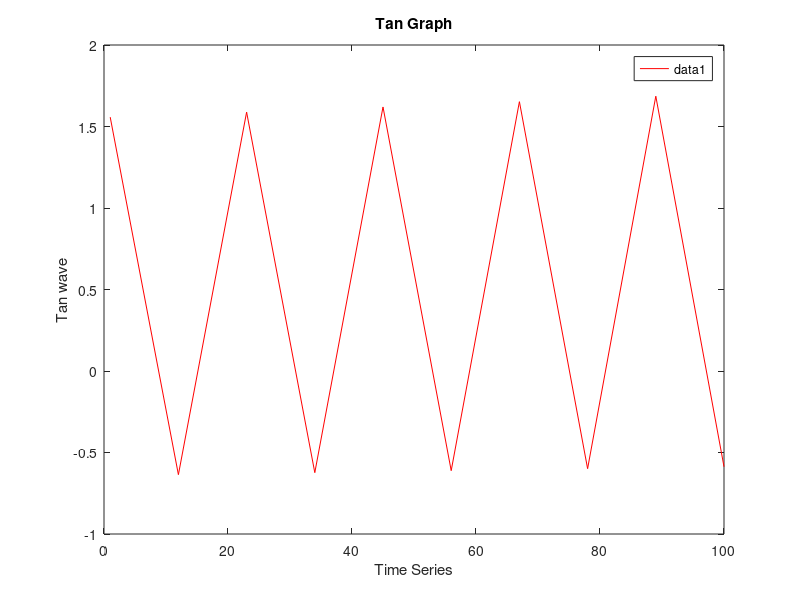

Reproduce this figure in MATLAB.
close all;
clear;
x=linspace(1,100,10);
t=tan(x);

% Create figure
figure1 = figure('WindowState','maximized');

% Create axes
axes1 = axes('Parent',figure1);
hold(axes1,'on');

% Create plot
plot(x,t,'r');

% plot(x,y,'LineStyle','-','Linewidth',4,'Color',[1 1 0],'Marker','d',...
%     'MarkerEdgeColor','r','MarkerFaceColor',[0 0 0],'MarkerSize',8);

% Create ylabel
ylabel({'Tan wave'});

% Create xlabel
xlabel({'Time Series'});

% Create title
title({'Tan Graph'});

box(axes1,'on');
hold(axes1,'off');
% Create legend
legend(axes1,'show');